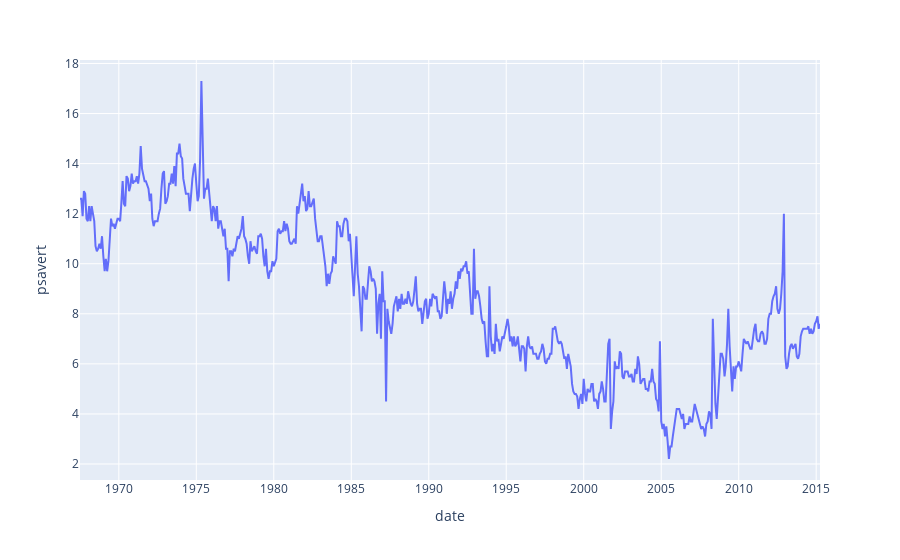

Here is the notebook cell this chart was saved with:
### Markdown cell above
### 선 그래프 만들기

### Code cell
# economics 불러오기
economics = pd.read_csv('economics.csv')                  

# 선 그래프 만들기
px.line(data_frame = economics, x = 'date', y = 'psavert')

### Figure 1 — Plotly figure (JSON) as saved in the notebook; plotly's stock layout.template omitted (floating-point values rounded to 4 significant figures; data arrays with more than 128 entries replaced by an {"elided": "..."} marker saying what was removed)
{"data": [{"hovertemplate": "date=%{x}<br>psavert=%{y}<extra></extra>", "legendgroup": "", "line": {"color": "#636efa", "dash": "solid"}, "marker": {"symbol": "circle"}, "mode": "lines", "name": "", "orientation": "v", "showlegend": false, "type": "scatter", "x": {"elided": "574 str values"}, "xaxis": "x", "y": {"elided": "574 float values"}, "yaxis": "y"}], "layout": {"autosize": true, "legend": {"tracegroupgap": 0}, "margin": {"t": 60}, "xaxis": {"anchor": "y", "autorange": true, "domain": [0, 1], "range": ["1967-07-01", "2015-04-01"], "title": {"text": "date"}, "type": "date"}, "yaxis": {"anchor": "x", "autorange": true, "domain": [0, 1], "range": [1.361, 18.14], "title": {"text": "psavert"}, "type": "linear"}}}
